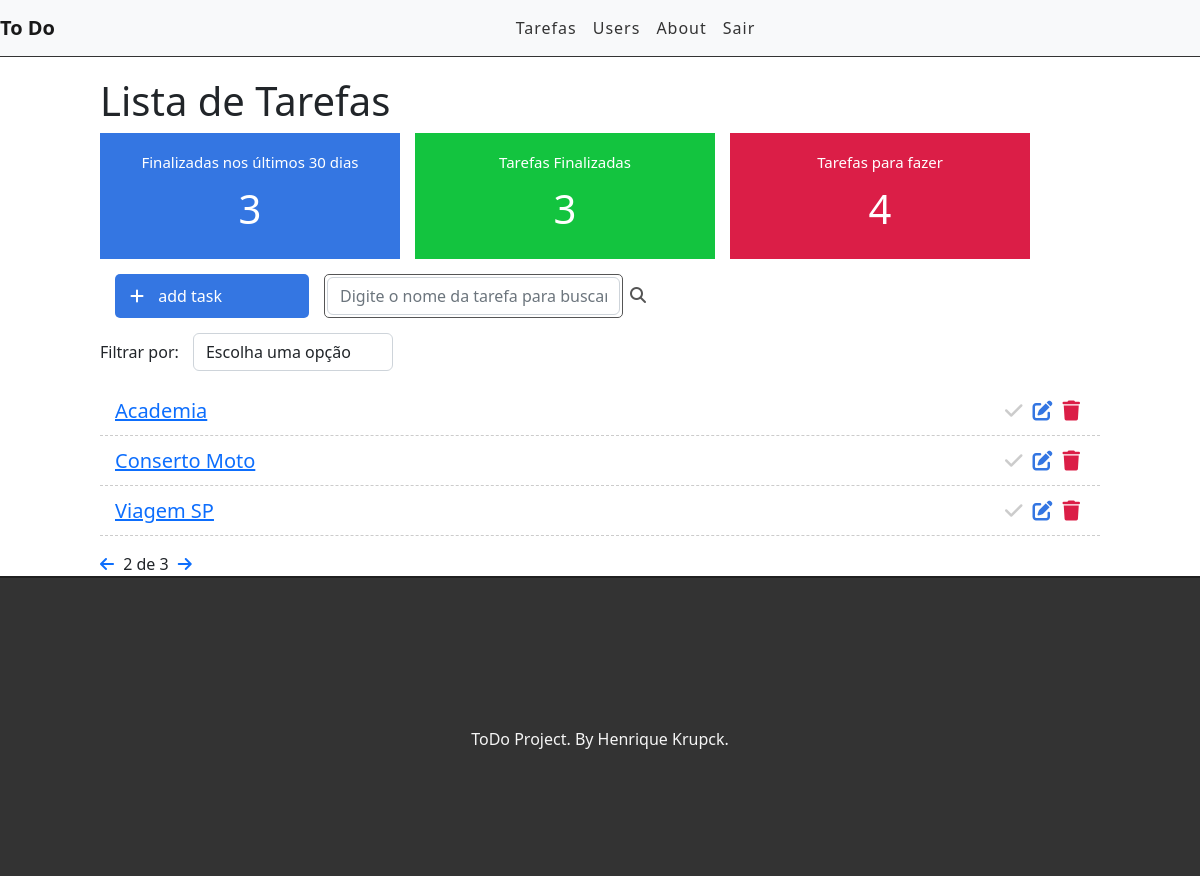
Page /?page=2 (signed in) on the committed database.
### tasks/models.py (models this page shows, shortened)
class Task(models.Model):
    STATUS = (
        ('doing', 'doing'),
        ('done', 'done')
    )
    title = models.CharField(max_length=255)
    description = models.TextField()
    done = models.CharField(
        max_length=5,
        choices=STATUS
    )
    user = models.ForeignKey(get_user_model(), on_delete=models.CASCADE)
    created_at = models.DateTimeField(auto_now_add=True)
    updated_at = models.DateTimeField(auto_now=True)

### tasks/views.py (the view)
# urls.py: path("", views.taskList, name='task-list'),
@login_required
def taskList(request):
    search = request.GET.get('search')
    filter = request.GET.get('filter')
    taskDoneRecently = Task.objects.filter(done='done', updated_at__gt=datetime.datetime.now() - datetime.timedelta(days=30), user=request.user).count()
    taskDone = Task.objects.filter(done='done', user=request.user).count()
    taskDoing = Task.objects.filter(done='doing', user=request.user).count()
    if search:
        tasks = Task.objects.filter(title__icontains=search, user=request.user)
    elif filter:
        tasks = Task.objects.filter(done=filter, user=request.user)
    else:
        task_list = Task.objects.all().order_by('-created_at').filter(user=request.user)
        paginator = Paginator(task_list, 3)
        page = request.GET.get('page')
        tasks = paginator.get_page(page)
    return render(request, 'tasks/list.html', {'tasks': tasks, 'taskDoneRecently': taskDoneRecently, \
        'taskDone': taskDone, 'taskDoing': taskDoing})

### tasks/templates/tasks/list.html (shortened to what this page needs)
{% extends 'base.html'%}
{% block content %}
<div class="offset-1 col-10 list-div">
    <h1>Lista de Tarefas</h1>
    <div class="container dashboard ">
        <div class="col-4 dashboard-box" id="dashboard-lastdays">
            <h4>Finalizadas nos últimos 30 dias</h4>
            <span>{{taskDoneRecently}}</span>
        </div>
        <div class="col-4 dashboard-box" id="dashboard-done">
            <h4>Tarefas Finalizadas</h4>
            <span>{{taskDone}}</span>
        </div>
        <div class="col-4 dashboard-box" id="dashboard-doing">
            <h4>Tarefas para fazer</h4>
            <span>{{taskDoing}}</span>
        </div>
    </div>
    <div class="div-search-add">
        <div class="div-add">
            <a id="add-link" href="newtask/">
                <div class="col-12 add-div">
                    <i class="fas fa-plus"></i> add task
                </div>
            </a>
        </div>
        <div class="search-div">
            <form method="GET" id="search-form">
                <input class="form-control col-6" type="text" id="search" name="search" placeholder="Digite o nome da tarefa para buscar" value="{{ request.GET.search }}">
                <i class="fas fa-search" id="search-btn"></i>
            </form>
        </div>
    </div>
    <div class="col-12 filter-div">
        <span>Filtrar por:</span>
        <select name="filter" id="filter" class="form-control">
            <option value="">Escolha uma opção</option>
        </select>
    </div>
    <ul class="task-list">
        {% for task in tasks %}
        {% if task.done == 'doing' %}
            <li class="task-item">
        {% else %}
            <li class="task-item done">
        {% endif %}
                <span><a href="task/{{task.id}}">{{task.title}}</a></span>
                <a href="delete/{{task.id}}" class="delete-btn"><span><i class="fas fa-trash"></i></span></a>
                <a href="edit/{{task.id}}"><span><i class="fas fa-edit"></i></span></a>
                <a href="changestatus/{{task.id}}"><span><i class="fas fa-check"></i></span></a>
            </li>
        {% endfor %}
    </ul>
    <div class="Pagination">
        <span class="step-links">
            {% if tasks.has_previous %}
                <a href="?page={{ tasks.previous_page_number}}"><i class="fas fa-arrow-left"></i></a>
            {% endif%}
            {% if tasks.paginator.num_pages %}
            <span class="current">
                {{ tasks.number }} de {{ tasks.paginator.num_pages }}
            </span>
            {% endif %}
            {% if tasks.has_next %}
                <a href="?page={{ tasks.next_page_number}}"><i class="fas fa-arrow-right"></i></a>
            {% endif%}
        </span>
    </div>
</div>
{% endblock %}

### tasks/static/css/style.css (style rules this page uses)
.dashboard { padding: 0; width: 100%; display: flex; }
.dashboard h4 { font-size: 15px; }
.dashboard span { font-size: 40px; width: 100%; }
.dashboard-box { background-color: #ccc; color: #fff; padding: 20px; box-sizing: border-box; height: 32%; text-align: center; }
.dashboard-box:nth-child(2) { margin-left: 1.5%; margin-right: 1.5%; }
#dashboard-lastdays { width: 30%; background-color: #3476e2; }
#dashboard-done { width: 30%; background-color: #13c43f; }
#dashboard-doing { width: 30%; background-color: #db1e47; }
.div-search-add { display: flex; margin: 15px; }
.div-add { width: 20%; }
#add-link { text-decoration: none; }
.add-div { background-color: #3476e2; cursor: pointer; color: #fff; padding: 10px; border-radius: 5px; margin-right: 25px; }
.fas.fa-plus { color: #fff; margin-right: 10px; margin-left: 5px; }
#search-form { color: #555; display: flex; padding: 2px; border: 1px solid currentColor; border-radius: 5px; margin-left: 15px; margin-right: 15px; }
#search-btn { padding: 10px; }
.filter-div { margin-bottom: 15px; padding: 0; }
#filter { display: inline-block; width: 200px; margin-left: 10px; }
.list-div { padding: 0; }
.task-list { padding-left: 0; }
.task-item { list-style: none; font-size: 20px; height: 50px; padding: 0 15px; padding-top: 10px; border-bottom: 1px dashed #ccc; }
.fas.fa-trash, .fas.fa-edit, .fas.fa-check { cursor: pointer; margin: 5px; font-size: 20px; float: right; }
.fas.fa-trash { color: #db1e47; }
.fas.fa-edit { color: #3476e2 }
.fas.fa-check { color: #CCC; }
.step-links { position: relative; margin-left: auto; margin-right: auto; }
.step-links .current { margin-left: 5px; margin-right: 5px; }

### rows in the picture
Task: title "Academia"
Task: title "Conserto Moto"
Task: title "Viagem SP"

### other values in the picture
{{ taskDoneRecently }} "3"
{{ taskDone }} "3"
{{ taskDoing }} "4"
{{ tasks.number }} "2"
{{ tasks.paginator.num_pages }} "3"
